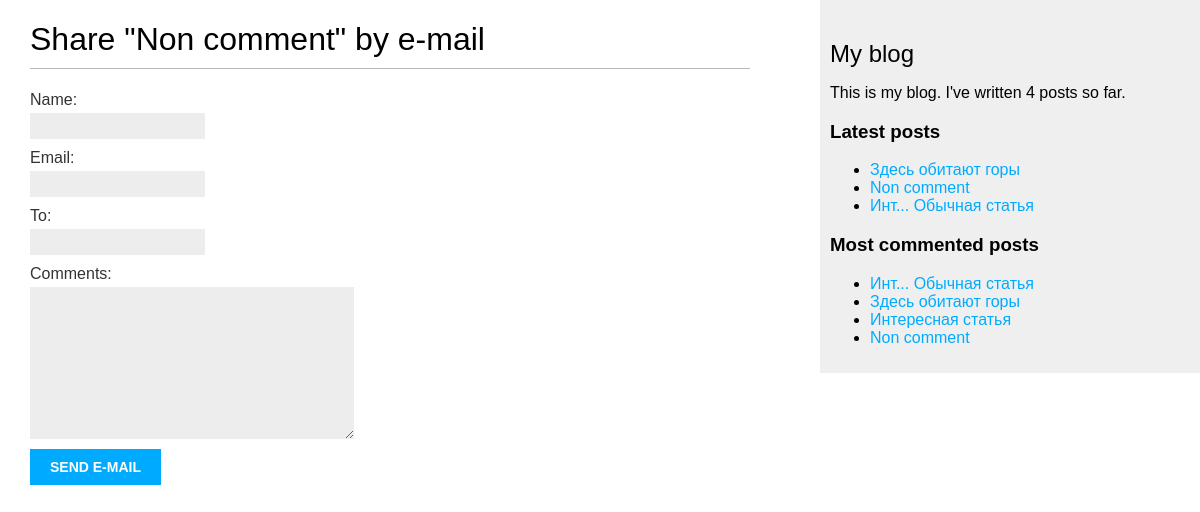
/blog/5/share/, run on an earlier commit of the app's database.
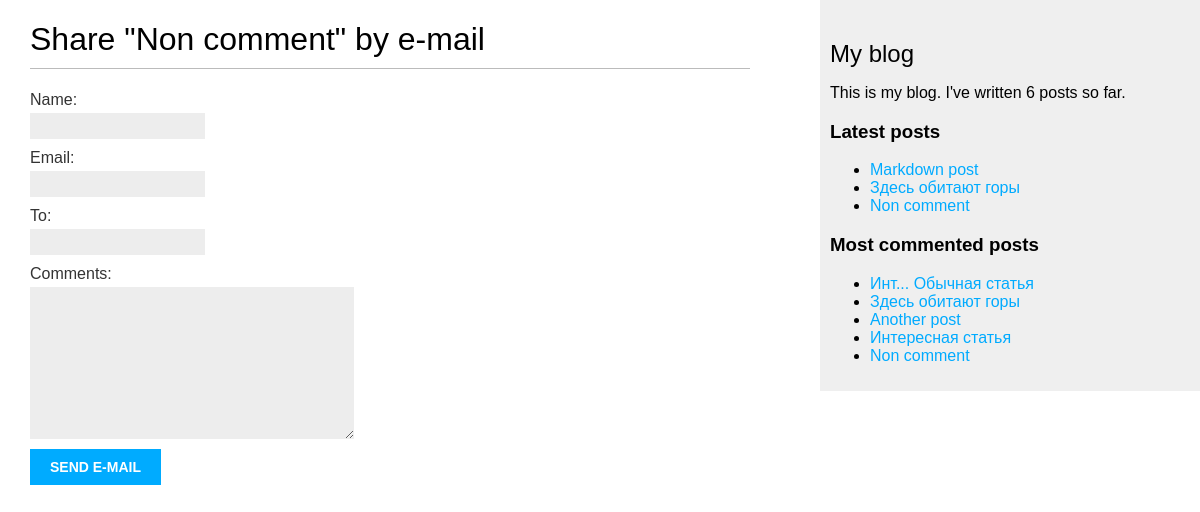
And on a later commit of the database.
### blog/models.py (models this page shows, shortened)
class Post(models.Model):
    STATUS_CHOICES = (
        ('draft', 'Draft'),
        ('published', 'Published'),
    )
    title = models.CharField(max_length=250)
    slug = models.SlugField(max_length=250, unique_for_date='publish')
    author = models.ForeignKey(User, on_delete=models.CASCADE,
                               related_name='blog_posts')
    body = models.TextField()
    publish = models.DateTimeField(default=timezone.now)
    created = models.DateTimeField(auto_now_add=True)
    updated = models.DateTimeField(auto_now=True)
    status = models.CharField(max_length=10, choices=STATUS_CHOICES, default='draft')
    objects = models.Manager()
    published = PublishedManager()
    tags = TaggableManager()
    class Meta:
        ordering = ('-publish',)
    def get_absolute_url(self):
        return reverse('blog:post_detail', args=[self.publish.year, self.publish.month, self.publish.day, self.slug])

### blog/views.py (the view)
# urls.py: path('<int:post_id>/share/', views.post_share, name='post_share'),
def post_share(request, post_id):
    post = get_object_or_404(Post, id=post_id, status='published')
    sent = False
    if request.method == 'POST':  #Если метод запроса post
        form = EmailPostForm(request.POST)
        if form.is_valid():
            cd = form.cleaned_data
            post_url = request.build_absolute_uri(post.get_absolute_url())
            subject = f'{cd["name"]} ({cd["email"]}) recommends you reading ' \
                      f'"{post.title}"'
            message = f'Read "{post.title}" at {post_url}\n\n{cd["name"]}\'s comments:' \
                      f'{cd["comments"]}'
            send_mail(subject, message, 'admin@myblog.com', [cd['to']])
            sent = True
    else:
        form = EmailPostForm()
    return render(request, 'blog/post/share.html',
                  {'post': post, 'form': form, 'sent': sent})

### blog/forms.py
class EmailPostForm(forms.Form):
    name = forms.CharField(max_length=25)
    email = forms.EmailField()
    to = forms.EmailField()
    comments = forms.CharField(required=False, widget=forms.Textarea)

### blog/models.py (called while the page is built)
    def get_queryset(self):
        return super().get_queryset().filter(status='published')

### blog/templatetags/blog_tags.py (called while the page is built)
@register.simple_tag
def total_posts():
    return Post.published.count()

@register.inclusion_tag('blog/post/latest_posts.html')
def show_latest_posts(count=5):
    latest_posts = Post.published.order_by('-publish')[:count]
    return {'latest_posts': latest_posts}

@register.simple_tag
def get_most_commented_posts(count=5):
    return Post.published.annotate(total_comments=Count('comments'))\
                         .order_by('-total_comments')[:count]

### blog/templates/blog/post/share.html (shortened to what this page needs)
{% extends "blog/base.html" %}
{% block content %}
    {% if sent %}
        <h1>E-mail successfully sent</h1>
        <p>"{{ post.title }}" was successfully sent to {{ form.cleaned_data.to }}.</p>
    {% else %}
        <h1>Share "{{ post.title }}" by e-mail</h1>
        <form action="." method="post">
          {{ form.as_p }}
          <input type="submit" value="Send e-mail">
        </form>
    {% endif %}
{% endblock %}

### blog/templates/blog/base.html (shortened to what this page needs)
{% load blog_tags %}
{% load static %}
<!DOCTYPE html>
<html>
<head>
    <link href="{% static "css/blog.css" %}" rel="stylesheet">
</head>
<body>
  <div id="content">
      {% block content %}{% endblock %}
  </div>
  <div id="sidebar">
      <h2>My blog</h2>
      <p>This is my blog. I've written {% total_posts %} posts so far.</p>
      <h3>Latest posts</h3>
      {% show_latest_posts 3 %}
      <h3>Most commented posts</h3>
      {% get_most_commented_posts as most_commented_posts %}
      <ul>
          {% for post in most_commented_posts %}
              <li><a href="{{ post.get_absolute_url }}">{{ post.title }}</a></li>
          {% endfor %}
      </ul>
  </div>
</body>
</html>

### blog/templates/blog/post/latest_posts.html
<ul>
    {% for post in latest_posts %}
        <li><a href="{{ post.get_absolute_urs }}">{{ post.title }}</a></li>
    {% endfor %}
</ul>

What changed in the data, as far as the page shows it:
no longer on one of the page's lists (row unchanged): Post: title "Инт... Обычная статья"
added Post: title "Markdown post", shown under "Latest posts"
now on this page (row edited): Post: title "Another post", shown under "Most commented posts"
Also different on the page:
text no longer shown: "4"
text now shown: "6"
